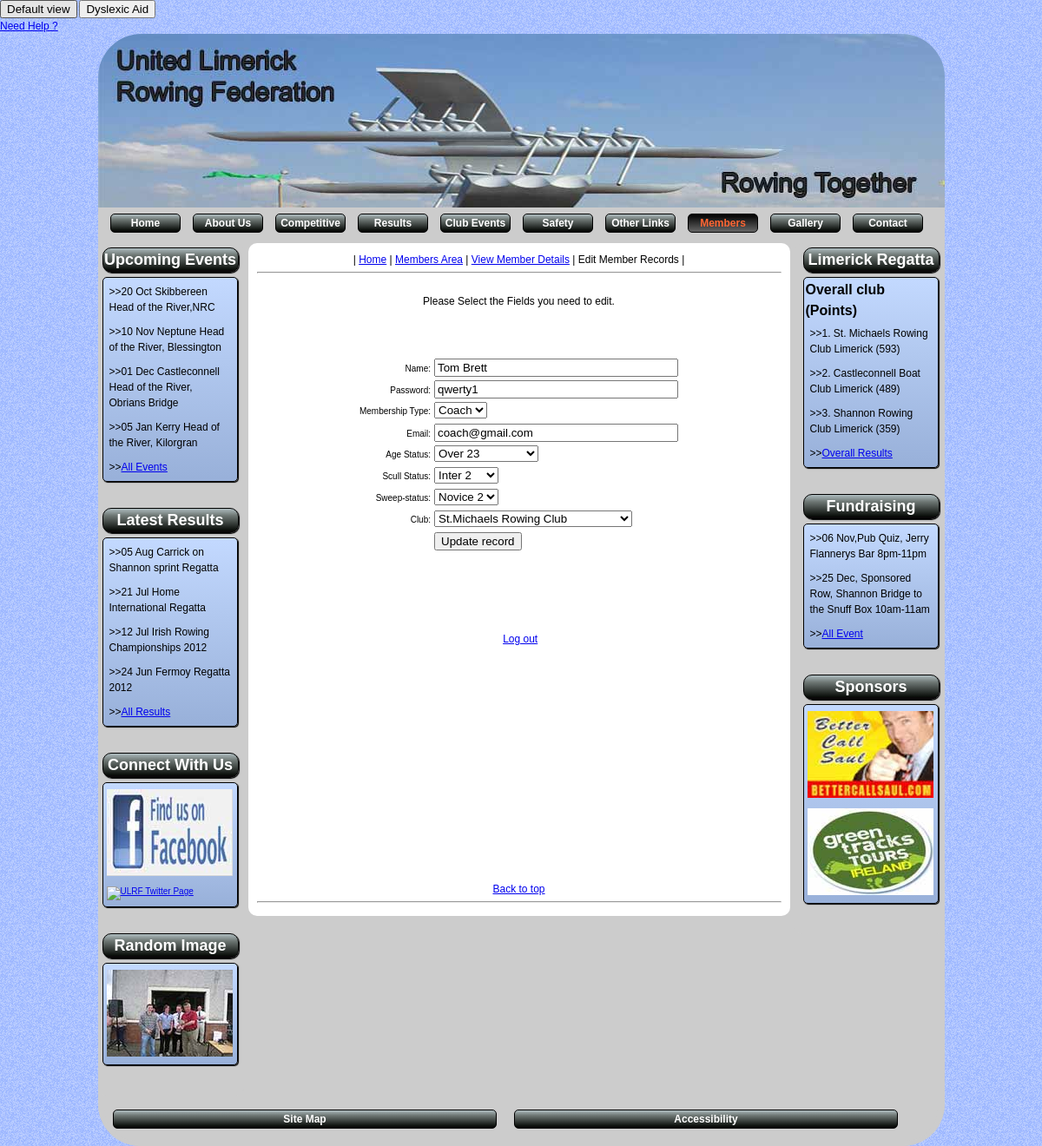
The app's page /editamember.php?userid=20 (signed in) with its own data.
### tables this page shows
CREATE TABLE IF NOT EXISTS `users` (
  `userid` int(8) NOT NULL auto_increment,
  `username` varchar(30) NOT NULL,
  `password` varchar(150) NOT NULL,
  `userlevel` int(8) NOT NULL,
  `email` varchar(50) NOT NULL,
  `agestatus` tinyint(2) NOT NULL,
  `scullstatus` tinyint(2) NOT NULL,
  `sweepstatus` tinyint(2) NOT NULL,
  `club` tinyint(2) NOT NULL,
  PRIMARY KEY  (`userid`)
);

### editamember.php (the view, shortened to what this page needs)
<?php require_once('Connections/msc36_rowerreg.php'); ?>
<?php
$logoutAction = $_SERVER['PHP_SELF']."?doLogout=true";
if ((isset($_SERVER['QUERY_STRING'])) && ($_SERVER['QUERY_STRING'] != "")){
  $logoutAction .="&". htmlentities($_SERVER['QUERY_STRING']);
}
?>
<?php
if (!function_exists("GetSQLValueString")) {
function GetSQLValueString($theValue, $theType, $theDefinedValue = "", $theNotDefinedValue = "")
{
  $theValue = function_exists("mysql_real_escape_string") ? mysql_real_escape_string($theValue) : mysql_escape_string($theValue);
  switch ($theType) {
    case "text":
      $theValue = ($theValue != "") ? "'" . $theValue . "'" : "NULL";
      break;
    case "long":
    case "int":
      $theValue = ($theValue != "") ? intval($theValue) : "NULL";
      break;
  }
  return $theValue;
}
}
$editFormAction = $_SERVER['PHP_SELF'];
if (isset($_SERVER['QUERY_STRING'])) {
  $editFormAction .= "?" . htmlentities($_SERVER['QUERY_STRING']);
}
$query_rstage = "SELECT * FROM agestatus";
$rstage = mysql_query($query_rstage, $msc36_rowerreg) or die(mysql_error());
$row_rstage = mysql_fetch_assoc($rstage);
$query_rstuserlev = "SELECT * FROM userlevel";
$rstuserlev = mysql_query($query_rstuserlev, $msc36_rowerreg) or die(mysql_error());
$row_rstuserlev = mysql_fetch_assoc($rstuserlev);
$query_rstclub = "SELECT * FROM club";
$rstclub = mysql_query($query_rstclub, $msc36_rowerreg) or die(mysql_error());
$row_rstclub = mysql_fetch_assoc($rstclub);
$query_rstscull = "SELECT * FROM scullstatus";
$rstscull = mysql_query($query_rstscull, $msc36_rowerreg) or die(mysql_error());
$row_rstscull = mysql_fetch_assoc($rstscull);
$query_rstsweep = "SELECT * FROM sweepstatus";
$rstsweep = mysql_query($query_rstsweep, $msc36_rowerreg) or die(mysql_error());
$row_rstsweep = mysql_fetch_assoc($rstsweep);
$colname_Recordset1 = "-1";
if (isset($_GET['userid'])) {
  $colname_Recordset1 = $_GET['userid'];
}
$query_Recordset1 = sprintf("SELECT * FROM users WHERE userid = %s", GetSQLValueString($colname_Recordset1, "int"));
$Recordset1 = mysql_query($query_Recordset1, $msc36_rowerreg) or die(mysql_error());
$row_Recordset1 = mysql_fetch_assoc($Recordset1);
?>
<!DOCTYPE html PUBLIC "-//W3C//DTD XHTML 1.0 Strict//EN" "http://www.w3.org/TR/xhtml1/DTD/xhtml1-strict.dtd">
<html xmlns="http://www.w3.org/1999/xhtml">
<head>
<link href="css-base1.2.css" rel="stylesheet" type="text/css" title="default" />
<link href="css-base-opendyslexic.css" rel="stylesheet" type="text/css" title="opendyslexic" />
</head>
<body onload="set_style_from_cookie()">
<form action="styleswitch.js" >
<input type="submit" onclick="switch_style('default'); return false;" name="default" value="Default view" id="default" />
<input type="submit" onclick="switch_style('opendyslexic'); return false;" name="opendyslexic" value="Dyslexic Aid" id="opendyslexic" />
</form>
<p><a href="accessability.php">Need Help ?</a></p>
<div id="wrapper">
  <div id="header" title="United Limerick Rowing Federation, 'Rowing together'"><h1>United Limerick Rowing Federation
    "Rowing Together" </h1>
  </div>
  <div id="navbar">
    <div id="navlinks">
     <ul>
        <li><a href="home.php" title="Hompage">Home</a></li>
        <li><a href="aboutus.php" title="About Us" >About Us</a></li>
        <li><a href="regattacalender.php" title="Regatta calender">Competitive</a></li>
        <li><a href="results.php" title="Results Page" >Results</a></li>
        <li> <a href="otherevents.php" title="Club Events" >Club Events</a></li>
        <li><a href="safety.php" title="Saftey Information" >Safety</a></li>
        <li> <a href="rowinglinks.php" title="Rowing Links" >Other Links</a></li>
        <li> <a href="index.php" class="current" title="Members Area" >Members</a></li>
        <li> <a href="gallery.php" title="Gallery">Gallery</a></li>
        <li> <a href="contactus.php" title="Contact Us">Contact</a></li>
      </ul>
    </div>
  </div>
  <div id="innerwrapper">
    <div id="subsetarea1">
      <div class="newsboxheader">
        <h2><a href="regattacalender.php" title="Regatta Calender">Upcoming Events</a></h2>
      </div>
      <div class="newsbox">
        <p>>>20 Oct Skibbereen Head of the River,NRC</p>
        <p>&gt;&gt;10 Nov Neptune Head of the River, Blessington</p>
        <p>&gt;&gt;01 Dec Castleconnell Head of the River, Obrians Bridge</p>
        <p>&gt;&gt;05 Jan Kerry Head of the River, Kilorgran</p>
        <p>&gt;&gt;<a href="regattacalender.php" title="Regatta Calender">All Events</a></p>
      </div>
      <div class="newsboxheader">
        <h2> <a href="results.php" title="Results Page">Latest Results</a></h2>
      </div>
      <div class="newsbox">
        <p>>>05 Aug Carrick on Shannon sprint Regatta</p>
        <p>>>21 Jul Home International Regatta</p>
        <p>>>12 Jul Irish Rowing Championships 2012</p>
        <p>>>24 Jun Fermoy Regatta 2012</p>
        <p>>><a href="results.php" title="Results Page">All Results</a></p>
      </div>
      <div class="newsboxheader">
        <h2> <a href="contactus.php" title="Contact Us">Connect with us</a></h2>
      </div>
      <div class="newsbox">
        <a href="https://www.facebook.com/pages/United-Limerick-Rowing-Federation/368315433254464?ref=hl" title="Our Facebook Page"><img src="images/facebookbutton1.jpg" width="145" height="100" alt="ULRF Facebook page" /></a>
        <a href="https://twitter.com/ULRFederation"> <img src="images/twitterbutton1.jpeg" width="145" height="100" alt="ULRF Twitter Page" title="Our Twitter Page" /></a>
        </div>
           <div class="newsboxheader">
        <h2> <a href="gallery.php" title="Gallery"> Random Image </a></h2>
      </div>
      <div class="newsbox">
      <img src="otherimages/<?php echo rand(1,12);?>.jpg" alt="Random Image from the Gallery" width="145" height="100" />
            </div>
    </div>
    <div id="mainarea">
      <p>| <a href="home.php">Home</a> | <a href="index.php">Members Area</a> | <a href="viewmemberdetails.php">View Member Details</a> | Edit Member Records |</p>
      <hr />
      <p>&nbsp;</p>
      <p>Please Select the Fields you need to edit.</p>
      <p>&nbsp;</p>
      <p>&nbsp;</p>
      <p>&nbsp;</p>
      <div class="tablecenter">
      <form action="<?php echo $editFormAction; ?>" method="post" id="form1">
        <table>
          <tr valign="baseline">
            <td align="right">Name:</td>
            <td><input type="text" name="username" value="<?php echo htmlentities($row_Recordset1['username'], ENT_COMPAT, 'utf-8'); ?>" size="32" /></td>
          </tr>
          <tr valign="baseline">
            <td align="right">Password:</td>
            <td><input type="text" name="password" value="<?php echo htmlentities($row_Recordset1['password'], ENT_COMPAT, 'utf-8'); ?>" size="32" /></td>
          </tr>
          <tr valign="baseline">
            <td align="right">Membership Type:</td>
            <td><select name="userlevel">
              <?php
do {
?>
              <option value="<?php echo $row_rstuserlev['userlevelid']?>" <?php if (!(strcmp($row_rstuserlev['userlevelid'], htmlentities($row_Recordset1['userlevel'], ENT_COMPAT, 'utf-8')))) {echo "SELECTED";} ?>><?php echo $row_rstuserlev['userlevel']?></option>
              <?php
} while ($row_rstuserlev = mysql_fetch_assoc($rstuserlev));
?>
            </select></td>
          </tr>
          <tr valign="baseline">
            <td align="right">Email:</td>
            <td><input type="text" name="email" value="<?php echo htmlentities($row_Recordset1['email'], ENT_COMPAT, 'utf-8'); ?>" size="32" /></td>
          </tr>
          <tr valign="baseline">
            <td align="right">Age Status:</td>
            <td><select name="agestatus">
              <?php
do {
?>
              <option value="<?php echo $row_rstage['agestatusid']?>" <?php if (!(strcmp($row_rstage['agestatusid'], htmlentities($row_Recordset1['agestatus'], ENT_COMPAT, 'utf-8')))) {echo "SELECTED";} ?>><?php echo $row_rstage['agestatus']?></option>
              <?php
} while ($row_rstage = mysql_fetch_assoc($rstage));
?>
            </select></td>
          </tr>
          <tr valign="baseline">
            <td align="right">Scull Status:</td>
            <td><select name="scullstatus">
              <?php
do {
?>
              <option value="<?php echo $row_rstscull['scullstatusid']?>" <?php if (!(strcmp($row_rstscull['scullstatusid'], htmlentities($row_Recordset1['scullstatus'], ENT_COMPAT, 'utf-8')))) {echo "SELECTED";} ?>><?php echo $row_rstscull['scullstatus']?></option>
              <?php
} while ($row_rstscull = mysql_fetch_assoc($rstscull));
?>
            </select></td>
          </tr>
          <tr valign="baseline">
            <td align="right">Sweep-status:</td>
            <td><select name="sweepstatus">
              <?php
do {
?>
              <option value="<?php echo $row_rstsweep['sweepstatusid']?>" <?php if (!(strcmp($row_rstsweep['sweepstatusid'], htmlentities($row_Recordset1['sweepstatus'], ENT_COMPAT, 'utf-8')))) {echo "SELECTED";} ?>><?php echo $row_rstsweep['sweepstatus']?></option>
              <?php
} while ($row_rstsweep = mysql_fetch_assoc($rstsweep));
?>
            </select></td>
          </tr>
          <tr valign="baseline">
            <td align="right">Club:</td>
            <td><select name="club">
              <?php
do {
?>
              <option value="<?php echo $row_rstclub['clubid']?>" <?php if (!(strcmp($row_rstclub['clubid'], htmlentities($row_Recordset1['club'], ENT_COMPAT, 'utf-8')))) {echo "SELECTED";} ?>><?php echo $row_rstclub['club']?></option>
              <?php
} while ($row_rstclub = mysql_fetch_assoc($rstclub));
?>
            </select></td>
          </tr>
          <tr valign="baseline">
            <td align="right">&nbsp;</td>
            <td><input type="submit" value="Update record" /></td>
          </tr>
        </table>
      </form>
      </div>
      <p>&nbsp;</p>
<p>&nbsp;</p>
<p>&nbsp;</p>
<p>&nbsp;</p>
<p>&nbsp;</p>
      <p>&nbsp;<a href="<?php echo $logoutAction ?>">Log out</a></p>
      <p>&nbsp;</p>
      <p>&nbsp;</p>
      <p>&nbsp;</p>
      <p>&nbsp;</p>
      <p>&nbsp;</p>
      <p>&nbsp;</p>
      <p>&nbsp;</p>
      <p>&nbsp;</p>
      <p>&nbsp;</p>
      <p>&nbsp;</p>
      <p>&nbsp;</p>
      <p>&nbsp;</p>
      <p>&nbsp;</p>
      <p>&nbsp;</p>
      <p>&nbsp;</p>
      <p><a href="#top">Back to top</a></p>
      <hr />
    </div>
    <div id="subsetarea2">
      <div class="newsboxheader">
        <h2> <a href="limerickregatta.php" title="Limerick Regatta"> Limerick Regatta </a></h2>
      </div>
      <div class="newsbox">
        <h3>Overall club (Points)</h3>
        <p>>>1. St. Michaels Rowing Club Limerick (593)</p>
        <p>>>2. Castleconnell Boat Club Limerick (489) </p>
        <p>>>3. Shannon Rowing Club Limerick (359)</p>
        <p>>><a href="limerickregatta.php" title="Limerick Regatta">Overall Results </a></p>
      </div>
      <div class="newsboxheader">
        <h2> <a href="otherevents.php" title="Club Events"> Fundraising</a></h2>
      </div>
      <div class="newsbox">
        <p>>>06 Nov,Pub Quiz, Jerry Flannerys Bar 8pm-11pm</p>
        <p>>>25 Dec, Sponsored Row, Shannon Bridge to the Snuff Box 10am-11am</p>
        <p>>><a href="otherevents.php" title="Club Events">All Event</a></p>
      </div>
      <div class="newsboxheader">
        <h2> <a href="aboutus.php" title="About Us Page"> Sponsors</a></h2>
      </div>
      <div class="newsbox">
      <a href="http://www.bettercallsaul.com/"> <img src="images/bettercallsaul1.jpg" width="145" height="100" alt="Sponser:Legal Services By Saul Goodman" title="Better Call saul" /></a>
       <a href="http://greentrackstours.com/"> <img src="images/greentracktours1.jpg" alt="Sponser: Green Track Tours" title="Green Track Tours"  /> </a>
      </div>
    </div>
  <div id="footer">
  <div id="footerlinks">
 <ul>
 <li> <a href="sitemap.php" title="Sitemap">Site Map</a> </li>
 <li><a href="accessability.php" title="Accessability">Accessibility</a> </li>
 </ul>
 </div>
  </div>
  </div>
</div>
</body>
</html>

### records on screen
users: username "Tom Brett", password "qwerty1", email "coach@gmail.com"

### other values on screen
form field userlevel "Coach"
form field agestatus "Over 23"
form field scullstatus "Inter 2"
form field sweepstatus "Novice 2"
form field club "St.Michaels Rowing Club"
